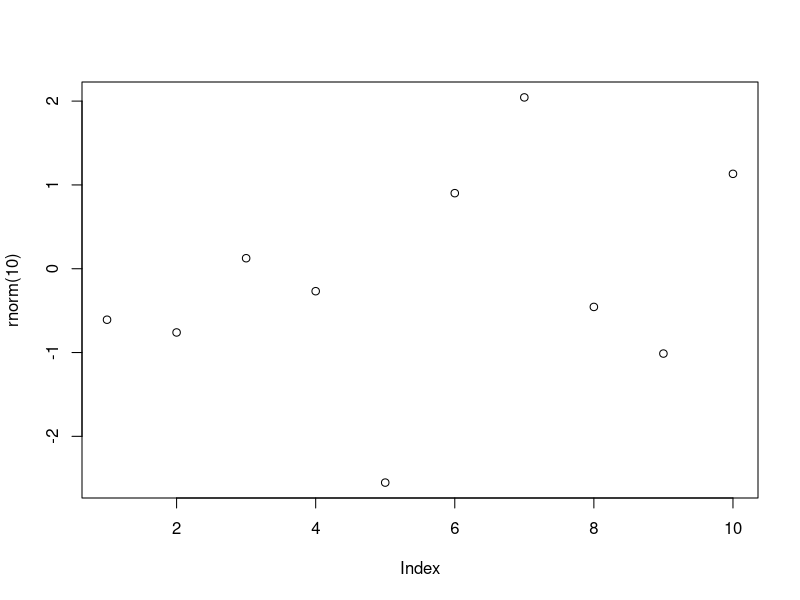

Write R code to recreate this figure.
## ---- chunk 1
#| label: fig-airquality
#| fig-cap: "Temperature and ozone level."
#| warning: false
plot(rnorm(10))
1000^2
